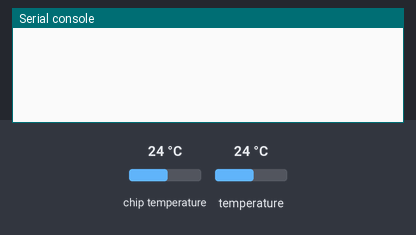
This program was run on a simulated Raspberry Pi Pico running MicroPython. On the bench: the last lines printed to the serial console. Inputs (shaded band) come from the test bench; at power-on: chip temperature 24 °C, temperature 24 °C.

Above: at 1.2 s.
1.3 s: chip temperature set to 1 °C
At 2.6 s:
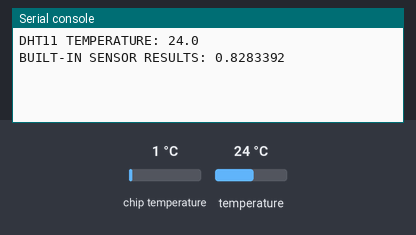
3.5 s: temperature set to 12 °C
5.0 s: chip temperature set to 11 °C
At 6.4 s:
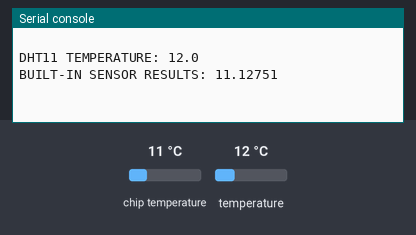
6.5 s: temperature set to 19 °C
Timing chart, 0 to 9.0 s (numbered marks = the images above; inputs shaded):
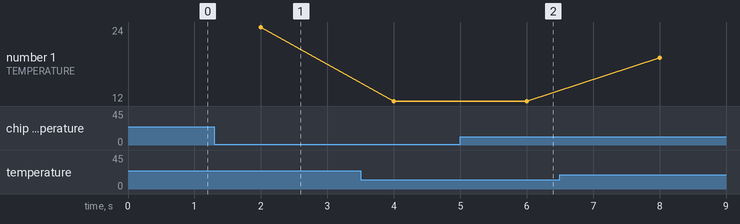

Measured:
- after the input at 1.3 s, the serial console: prints a new line after 0.70 s (image 1)
- after the input at 5.0 s, the serial console: prints a new line after 1.0 s (image 2)
- plotted number 1: 24 → 12 after the input at 3.5 s, 12 → 19 after the input at 6.5 s

The program:

DHT11_Versus_Raspberry_Pi_Pico_Sensor.py
```python
# By Alexandros Panagiotakopoulos

from machine import Pin, I2C
import utime as time
from dht import DHT11, InvalidChecksum #the dht sensor library can be found here:https://www.instructables.com/DHT11-With-Raspberry-Pi-Pico/

sensor_temp = machine.ADC(4) #read the internal temperature
conversion_factor = 3.3 / (65535) #convert the temperature


while True:
    time.sleep(2) #sleep for 2 seconds before taking another measurement
    pin = Pin(28, Pin.OUT, Pin.PULL_DOWN) #declare the Pin 28 (data pin as an output)
    sensor = DHT11(pin) #intialize the sensor pin
    t  = (sensor.temperature) # store the temperature value in
    #h = (sensor.humidity) optional code to store the humidity in a value
    f = t*9/5+32 # From Celsius Fahrenheit Conversion Formula
    print("DHT11 TEMPERATURE: {}".format(sensor.temperature)) #print the temperature value
    reading = sensor_temp.read_u16() * conversion_factor #read and convert the temperature
    temperature = 27 - (reading - 0.706)/0.001721 #read and convert the temperature
    print("BUILT-IN SENSOR RESULTS: {}".format(temperature)) #print the temperature
    print("\n")
```
